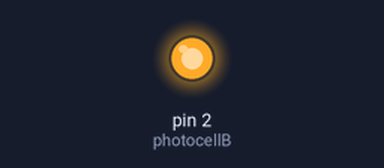
This sketch was run on a simulated Arduino Uno, built with avr-gcc and run on an emulated ATmega328P. Parts: output pins drawn as LEDs (lit = HIGH). Random numbers use the default seed unless the sketch sets one; pins used as bus, display or sensor lines are not drawn.

Above: at 0.1 s.
At 39.2 s:
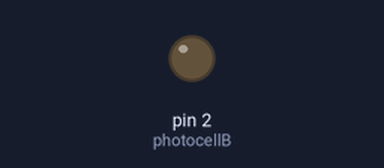
Timing chart, 0 to 40.0 s (numbered marks = the images above):
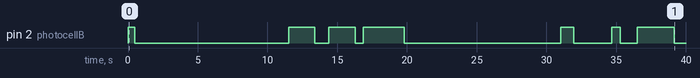

The sketch:

encoderSignalGenerator.ino
```cpp
// (licence header left out)
#define   photocellA  3
#define   photocellB  2
#define   ledPin      13

void setup() {
  pinMode(photocellA, OUTPUT);
  pinMode(photocellB, OUTPUT);
  Serial.begin(115200);
  randomSeed(analogRead(0));
  digitalWrite(photocellA, HIGH);
  digitalWrite(photocellB, HIGH);
}

void loop() {
    float repRange = (int) random(10, 1000);
    concentric(repRange,(int) random(200, 3000));
    delay(1);
    eccentric(repRange,(int) random(200, 3000));
    delay(1);
    if(random(100) > 95){
      delay(10000);
    }
}

//range in mm, time of the phase in ms
void concentric(int repRange, int repTime) {
  for (int i = 0; i < repRange; i++) {
    encoderForward();
    delayMicroseconds((repTime / repRange) * 1000);
  }
}

void eccentric(int repRange, int repTime) {
  for (int i = 0; i < repRange; i++) {
    encoderBackward();
    delayMicroseconds((repTime / repRange) * 1000);
  }
}

void encoderBackward(void)
{
  digitalWrite(photocellB, LOW);
  delayMicroseconds(10);
  digitalWrite(photocellA, HIGH);
  delayMicroseconds(90);
  digitalWrite(photocellA, LOW);
}

void encoderForward(void)
{
  digitalWrite(photocellB, HIGH);
  delayMicroseconds(10);
  digitalWrite(photocellA, HIGH);
  delayMicroseconds(90);
  digitalWrite(photocellA, LOW);
}

//
//// https://stackoverflow.com/questions/9072320/split-string-into-string-array
//String getValue(String data, char separator, int index)
//{
//  int found = 0;
//  int strIndex[] = {
//    0, -1
//  };
//  int maxIndex = data.length() - 1;
//
//  for (int i = 0; i <= maxIndex && found <= index; i++) {
//    if (data.charAt(i) == separator || i == maxIndex) {
//      found++;
//      strIndex[0] = strIndex[1] + 1;
//      strIndex[1] = (i == maxIndex) ? i + 1 : i;
//    }
//  }
//
//  return found > index ? data.substring(strIndex[0], strIndex[1]) : "";
//}
//
//void serialEvent()
//{
//  String inputString = Serial.readString();
//  inputString = inputString.substring(0, inputString.lastIndexOf(";"));
//  if (inputString == "start")
//  {
//    Serial.println("Starting signal");
//    generateSignal = true;
//  } else if (inputString == "stop")
//  {
//    generateSignal = false;
//    Serial.println("Stoping signal");
//  } else
//  {
//    Serial.println("mode = " + inputString);
//    mode = inputString.toInt();
//  }
//
//}
```

Measured:
- by itself, pin 2 (photocellB): HIGH → LOW at 0.47 s, → HIGH 11.0 s later, → LOW 1.9 s later, → HIGH 1.0 s later, … (13 changes in this stretch)
